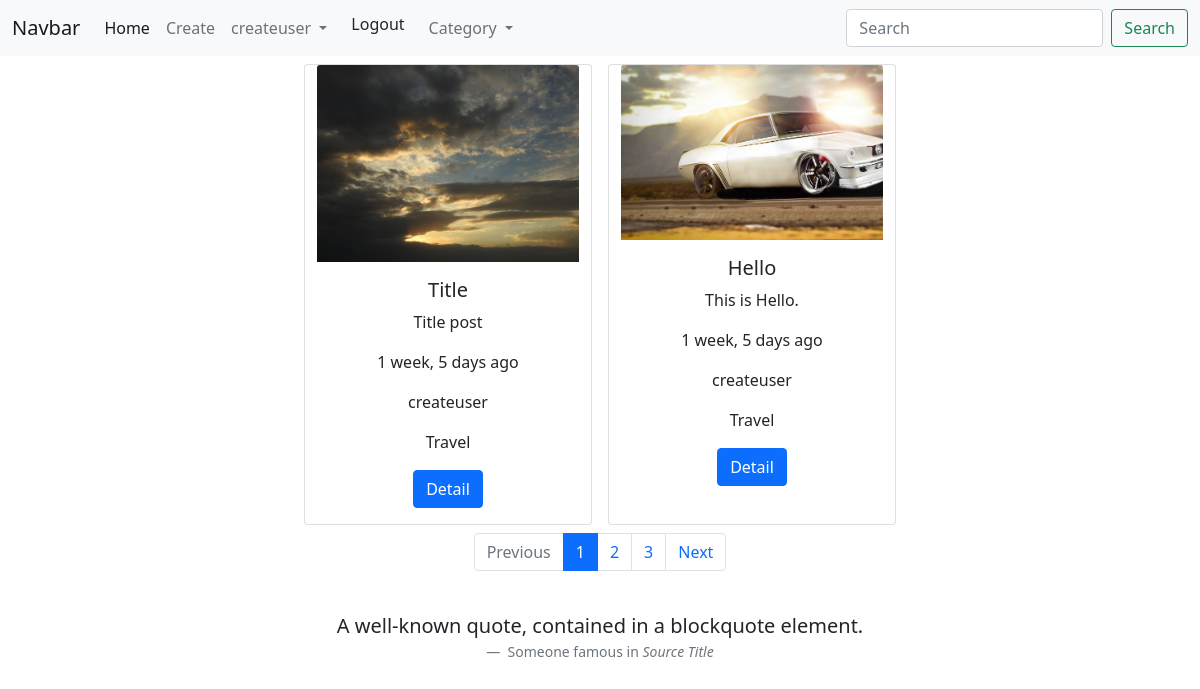
Screenshot of /blog/list/ (signed in) with the database file from the repository.
### my_blog/models.py (models this page shows, shortened)
class PostModel(models.Model):
    id = models.AutoField(primary_key=True)
    title = models.CharField(max_length=100)
    content = models.TextField(default=None)
    image = models.ImageField(default=None)
    author = models.ForeignKey(User,on_delete=models.CASCADE)
    category = models.ForeignKey(CategoryModel, on_delete=models.CASCADE)
    created_date = models.DateTimeField(default=datetime.now)

class CategoryModel(models.Model):
    id = models.AutoField(primary_key=True)
    name = models.CharField(max_length=100)
    description = models.TextField(default=None)
    create_date = models.DateTimeField(default=datetime.now)
    def __str__(self):
        return self.name

### my_blog/views.py (the view)
# urls.py: path('list/', postlist, name="postlist"),
def postlist(request):
    if request.GET.get('search'):
        search = request.GET.get('search')
        posts = PostModel.objects.filter(
            Q(title__icontains=search) |
            Q(content__icontains=search)
        )
    elif request.GET.get('category'):
        category = request.GET.get('category')
        posts= PostModel.objects.filter(category_id =category)
    else:
        posts = PostModel.objects.all().order_by('-created_date')
    paginator = Paginator(posts,2)
    page_number = request.GET.get('page')
    page_obj = paginator.get_page(page_number)
    return render(request, 'postlist.html',{'posts': page_obj})

### util/context_processors.py (called while the page is built)
def allCategory(request):
    category = CategoryModel.objects.all()
    return {'categories':category}

### my_blog/templates/postlist.html (shortened to what this page needs)
{% extends 'base.html' %}
{% load humanize %}
{% block body%}
<center>
<div  class="container row d-flex justify-content-center">
    {% if posts %}
    {% for p in posts %}
    <div class="card col-3 m-2 shawdow-lg" style="width: 18rem;">
        {% if p.image %}
            <img src="{{p.image.url}}" class="card-img-top">
        {% endif %}
        <div class="card-body">
            <h5 class="card-title">{{p.title}}</h5>
            <p class="card-text">{{p.content}}</p>
            <p class="card-text">{{p.created_date|naturaltime }}</p>
            <p>{{p.author}}</p>
            <p>{{p.category}}</p>
            <a href="/blog/detail/{{p.id}}/" class="btn btn-primary">Detail</a>
        </div>
    </div>
    {% endfor %}
    {% else %}
        <h3 align="center" class="card">Post Not Found!</h3>
    {% endif %}
    {% if posts.has_other_pages %}
<div style="display: flex; justify-content: center;">
    <nav aria-label="Topics pagination" class="mb-4">
        <ul class="pagination">
            {% if posts.has_previous %}
            <li class="page-item">
                <a class="page-link" href="?page={{ posts.previous_page_number }}">Previous</a>
            </li>
            {% else %}
            <li class="page-item disabled">
                <span class="page-link">Previous</span>
            </li>
            {% endif %}
            {% for page_num in posts.paginator.page_range %}
            {% if posts.number == page_num %}
            <li class="page-item active">
                <span class="page-link">
                {{ page_num }}
                </span>
            </li>
            {% else %}
            <li class="page-item">
                <a class="page-link" href="?page={{ page_num }}">{{ page_num }}</a>
            </li>
            {% endif %}
            {% endfor %}
            {% if posts.has_next %}
            <li class="page-item">
                <a class="page-link" href="?page={{ posts.next_page_number }}">Next</a>
            </li>
            {% else %}
            <li class="page-item disabled">
                <span class="page-link">Next</span>
            </li>
            {% endif %}
        </ul>
    </nav>
</div>
{% endif %}
</div>
</center>
{% endblock %}

### templates/header.html (shortened to what this page needs)
<nav class="navbar navbar-expand-lg navbar-light bg-light">
    <div class="container-fluid">
      <a class="navbar-brand" href="#">Navbar</a>
      <div class="collapse navbar-collapse" id="navbarSupportedContent">
        <ul class="navbar-nav me-auto mb-2 mb-lg-0">
          <li class="nav-item">
            <a class="nav-link active" href="/blog/list/">Home</a>
          </li>
          <li class="nav-item">
            <a class="nav-link" href="/blog/create/">Create</a>
          </li>
          {% if user.is_authenticated %}
          <li class="nav-item dropdown">
            <a class="nav-link dropdown-toggle" href="#" id="navbarDropdown" role="button" data-bs-toggle="dropdown" aria-expanded="false">
            {{user.username}}
            </a>
          </li>
          <li><a class="dropdown-item" href="/logout">Logout</a></li>
          {% endif %}
          <li class="nav-item dropdown">
            <a class="nav-link dropdown-toggle" href="#" id="navbarDropdown" role="button" data-bs-toggle="dropdown" aria-expanded="false">
            Category
            </a>
          </li>
        </ul>
        <form method="GET"action="{% url 'postlist' %}" class="d-flex">
          <input name="search" required class="form-control me-2" type="search" placeholder="Search" aria-label="Search">
          <button class="btn btn-outline-success" type="submit">Search</button>
        </form>
      </div>
    </div>
  </nav>

### rows the page displays
PostModel: image (picture), title "Title", content "Title post", created_date "1 week, 5 days ago", author "createuser", category "Travel"
PostModel: image (picture), title "Hello", content "This is Hello.", created_date "1 week, 5 days ago", author "createuser", category "Travel"

### other values shown
{{ user.username }} "createuser"
{{ page_num }} "1"
{{ page_num }} "2" "3"
